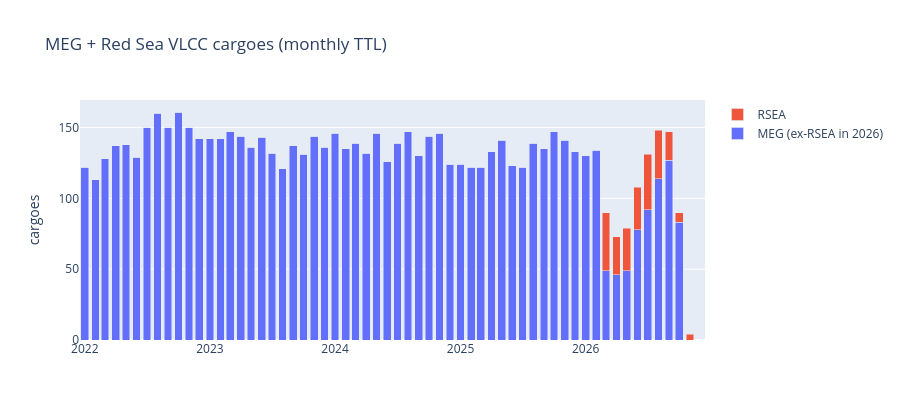
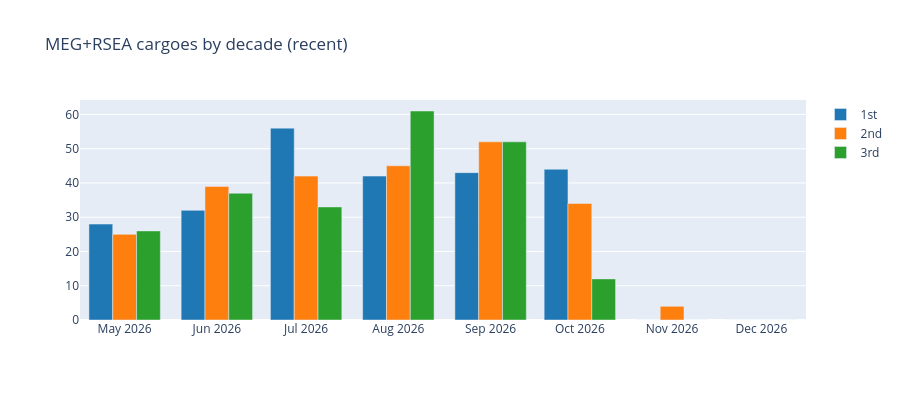

Notebook source saved alongside these figures, in order:
### Markdown cell above
## A. Load + MEG / RSEA

### Code cell
cargo = load_cargo_counts(CARGO_XLSX)
CACHE.mkdir(parents=True, exist_ok=True)
cargo.to_parquet(CACHE / "clarksons_cargo_counts.parquet", index=False)
n_relabel = int(cargo["year_relabeled"].sum()) if "year_relabeled" in cargo.columns else 0
display(Markdown(
    f"Loaded **{len(cargo)}** rows, years {sorted(cargo['year'].unique())}, "
    f"regions: {sorted(cargo.loc[~cargo['is_aggregate'], 'region'].unique())}. "
    f"Year-relabeled cells (2025 tab dated 2024): **{n_relabel}**."
))

meg = meg_cargoes_comparable(cargo)
meg_ttl = meg.loc[meg["decade"] == "TTL"].copy()
display(meg_ttl.tail(12))

fig = go.Figure()
fig.add_trace(go.Bar(x=meg_ttl["month"], y=meg_ttl["meg"], name="MEG (ex-RSEA in 2026)"))
fig.add_trace(go.Bar(x=meg_ttl["month"], y=meg_ttl["rsea"], name="RSEA"))
fig.update_layout(
    barmode="stack",
    title="MEG + Red Sea VLCC cargoes (monthly TTL)",
    height=420,
    yaxis_title="cargoes",
)
fig.show()

# Decade bars for latest complete-ish months
dec = meg.loc[meg["decade"] != "TTL"].copy()
dec["ym"] = dec["month"].dt.strftime("%Y-%m")
recent = sorted(dec["ym"].unique())[-8:]
drec = dec.loc[dec["ym"].isin(recent)]
fig_d = go.Figure()
for decade, color in [("1st", "#1f77b4"), ("2nd", "#ff7f0e"), ("3rd", "#2ca02c")]:
    sub = drec.loc[drec["decade"] == decade]
    fig_d.add_trace(go.Bar(x=sub["month"], y=sub["meg_plus_rsea"], name=decade, marker_color=color))
fig_d.update_layout(barmode="group", title="MEG+RSEA cargoes by decade (recent)", height=400)
fig_d.show()
